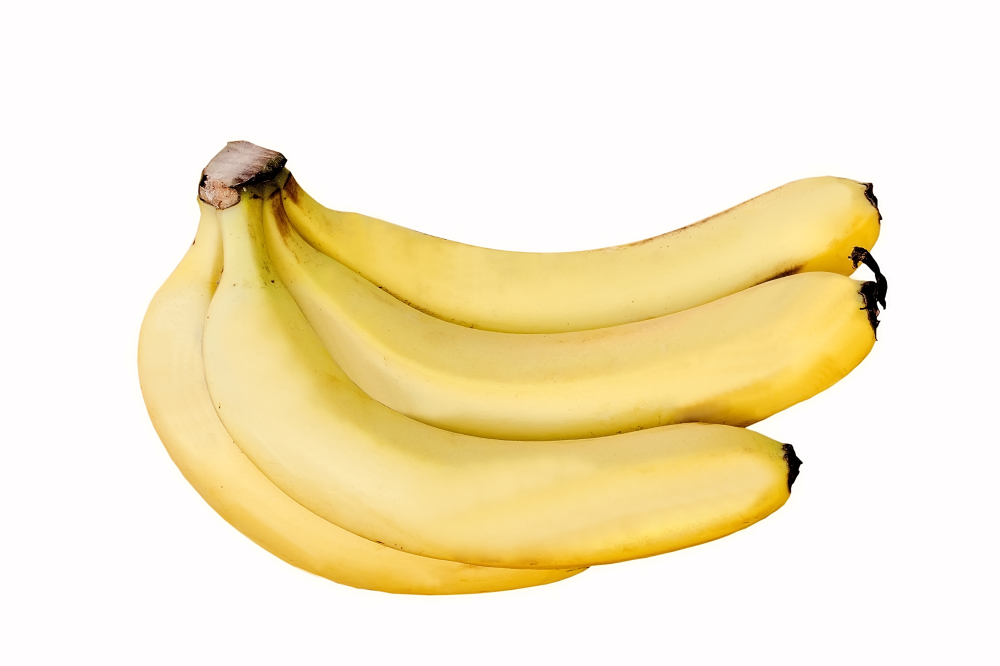
#> input picture Draft code/picture_samples/overlaying.jpg, 3997 x 2664 px, given in place of Camera_for_preprocessing.jpg, which was not available (shown at 1/4 size); the run also reads 1 picture not shown here
$ jupyter execute data_augmentation_pipeline.ipynb   (text cells are left out)
#> lines starting #> are read from the running program, lines starting #| are printed output that depends on the picture; pictures that were not available may be replaced by others from this repository, and a replacement may not be noted
[cell 1]
import numpy as np
import matplotlib.pyplot as plt
import torch
import tensorflow as tf

#from PIL import Image
import cv2

[cell 2]
#img = Image.open('Camera_for_preprocessing.jpg')
img = cv2.imread('picture_samples/Camera_for_preprocessing.jpg')
#> img is the input picture: shape (2664, 3997, 3); mean B, G, R 203.7, 235.2, 247.3
img = cv2.cvtColor(img, cv2.COLOR_BGR2RGBA) #Convert the color
#> img: shape (2664, 3997, 4)
_ = plt.imshow(img)

[cell 3]
import random

[cell 4]
img = cv2.imread('picture_samples/Camera_for_preprocessing.jpg')
img = cv2.cvtColor(img, cv2.COLOR_BGR2RGB) #Convert the color
#> img: shape (2664, 3997, 3)
print(img.shape)
#| (2664, 3997, 3)

[cell 5]
overlaying = cv2.imread('picture_samples/overlaying.jpg')
overlaying = cv2.cvtColor(overlaying, cv2.COLOR_BGR2RGB)
print(overlaying.shape)
#| (2664, 3997, 3)

[cell 6]
h_flip = cv2.flip(img, 1) #horizontal flip
(h, w) = h_flip.shape[:2]
#> h = 2664; w = 3997
center = (w//2 , h//2)
#> center = (1998, 1332)

angle = 257
scale = random.uniform(0.8, 2)
M = cv2.getRotationMatrix2D(center, angle, scale)

rotated = cv2.warpAffine(h_flip, M, (w, h))
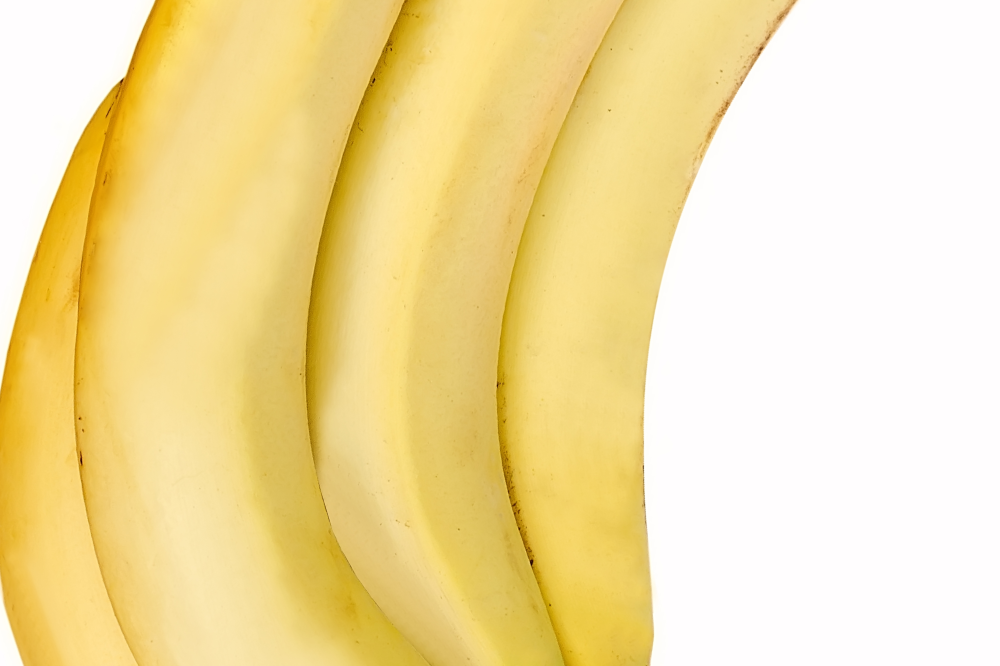
#> rotated: shape (2664, 3997, 3) (shown at 1/4 size); mean R, G, B 243.5, 222.9, 163

def overlay_with_opacity(background, overlay, alpha_range=(0.1, 0.3)):
    """
    background: augmented image (H, W, 3)
    overlay: background/texture image (any size, 3 channels)
    alpha_range: tuple defining opacity range
    """
#> called with alpha_range = (0.1, 0.3)
    bg = background.copy()

    # Resize overlay to match background
    overlay = cv2.resize(overlay, (bg.shape[1], bg.shape[0]))

    # Random opacity
    alpha = random.uniform(*alpha_range)

    # Alpha blending
    blended = cv2.addWeighted(bg, 1 - alpha, overlay, alpha, 0)
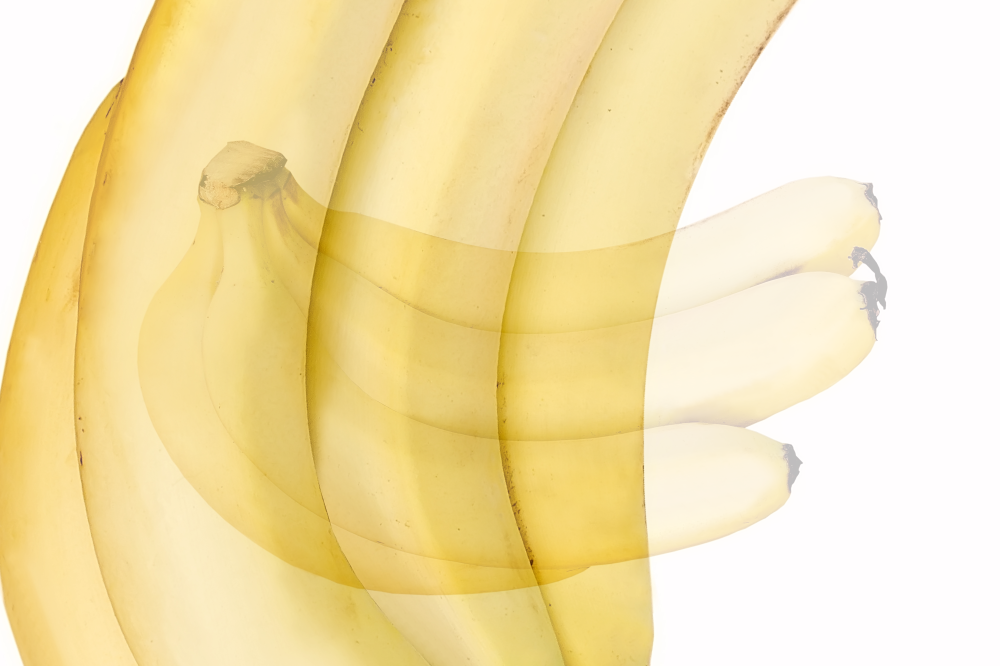
#> blended: shape (2664, 3997, 3) (shown at 1/4 size); mean R, G, B 244.5, 226.1, 173.2
    return blended

overlay_img = overlay_with_opacity(rotated, overlaying)

_ = plt.imshow(overlay_img)
#overlay = cv2.imread('background.jpg', -1) # Overlaying Transparent Image

[cell 7]
h_flip = cv2.flip(img, 0) #vertical
(h, w) = h_flip.shape[:2]
center = (w//2 , h//2)

angle = 36
scale = random.uniform(0.8, 2)
M = cv2.getRotationMatrix2D(center, angle, scale)

rotated = cv2.warpAffine(h_flip, M, (w, h))
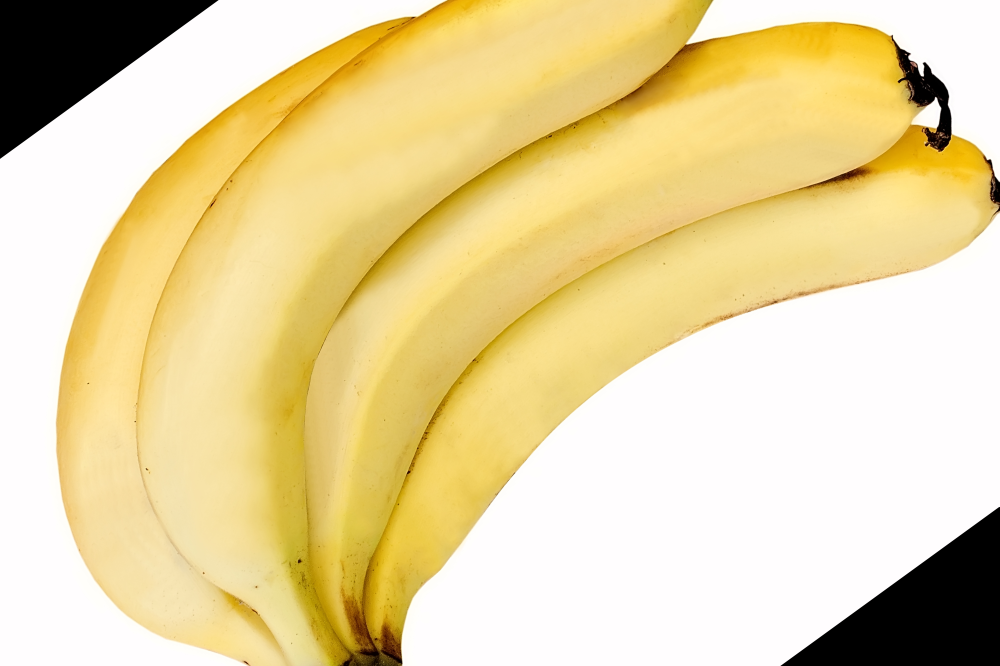
#> rotated: shape (2664, 3997, 3) (shown at 1/4 size); mean R, G, B 230.4, 212.3, 160.5

def block_mask(img, times, block_size=200):
#> called with times = 3, block_size = 200
    h, w = img.shape[:2]
#> h = 2664; w = 3997
    img = img.copy()

    for i in range(times):
        y = np.random.randint(0, h)
        x = np.random.randint(0, w)

        y1 = max(0, y - block_size // 2)
        y2 = min(h, y + block_size // 2)
        x1 = max(0, x - block_size // 2)
        x2 = min(w, x + block_size // 2)

        img[y1:y2, x1:x2] = 0
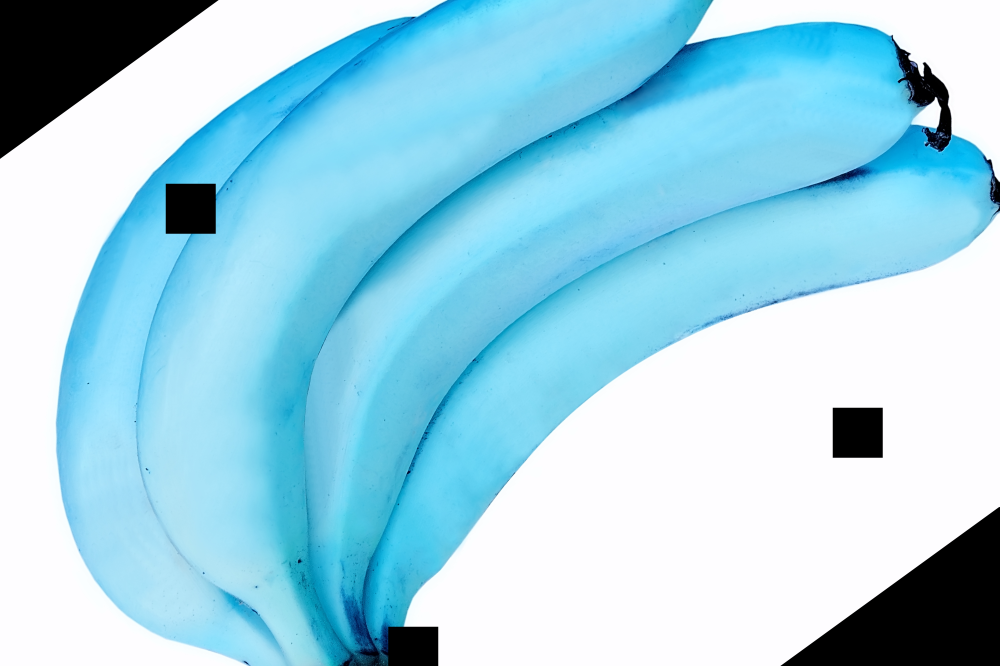
#> img: shape (2664, 3997, 3) (shown at 1/4 size); mean of channels 0, 1, 2 227.9, 210, 158.6; drawn as B, G, R

    return img

info_loss_img = block_mask(rotated, 3)

_ = plt.imshow(info_loss_img)

#overlay = cv2.imread('background.jpg', -1) # Overlaying Transparent Image

[cell 8]
rotated.dtype == np.uint8
#> Out = True

[cell 9]
h_flip = cv2.flip(img, -1) #both
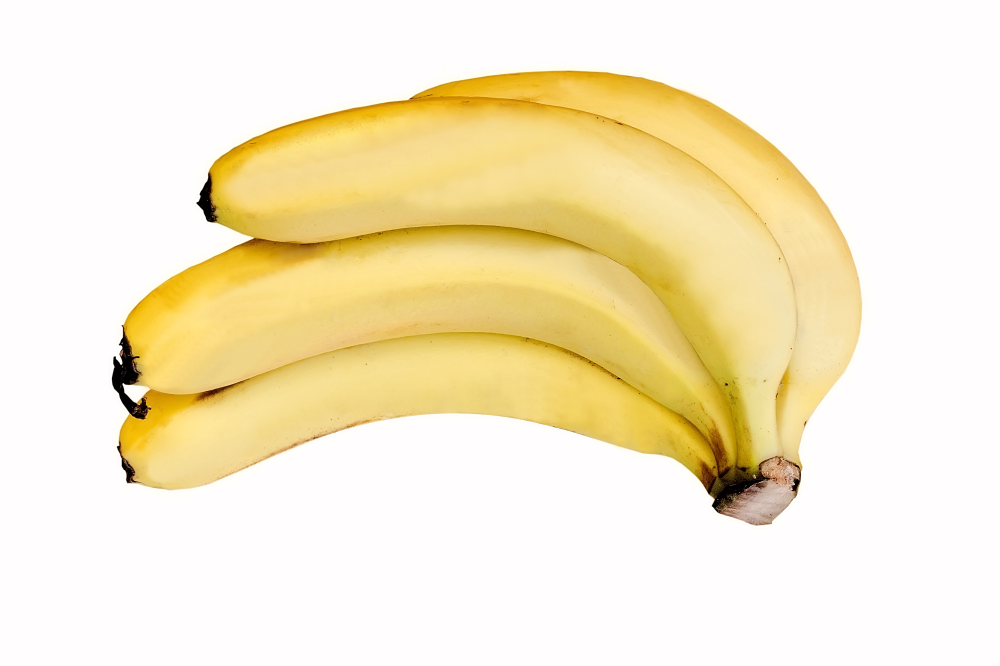
#> h_flip: shape (2664, 3997, 3) (shown at 1/4 size); mean R, G, B 247.3, 235.2, 203.7
(h, w) = h_flip.shape[:2]
center = (w//2 , h//2)

angle = 124
scale = random.uniform(0.8, 2)
M = cv2.getRotationMatrix2D(center, angle, scale)

rotated = cv2.warpAffine(img, M, (w, h))
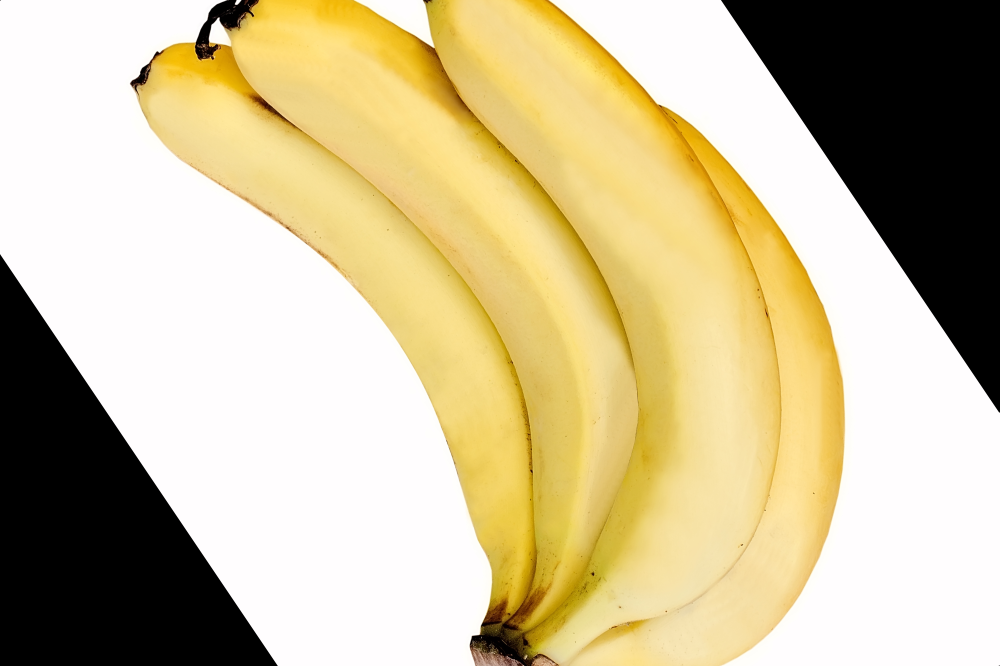
#> rotated: shape (2664, 3997, 3) (shown at 1/4 size); mean R, G, B 202.3, 188.7, 150.6

mask = np.ones(rotated.shape[:2], dtype=np.uint8) * 255

color_aug = cv2.colorChange(
    rotated,
    mask,
    red_mul=1.3,
    green_mul=0.5,
    blue_mul=0.5
)
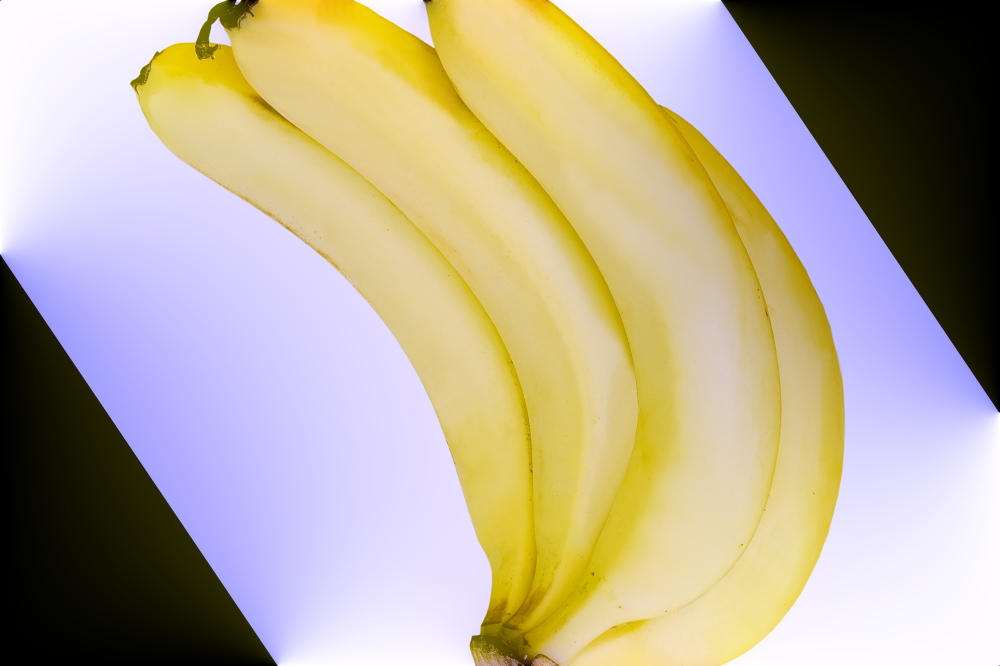
#> color_aug: shape (2664, 3997, 3) (shown at 1/4 size); mean R, G, B 182.8, 171.6, 151.6

plt.imshow(color_aug)
